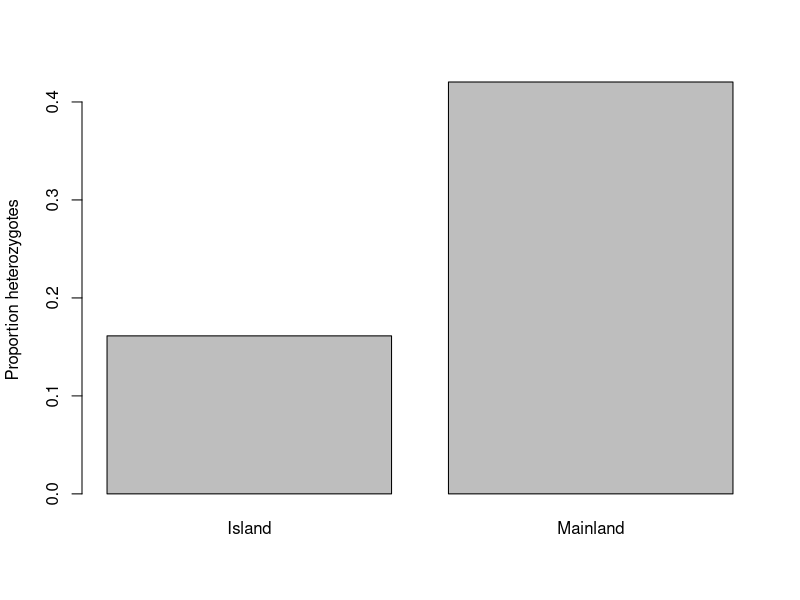

Source code (R): (Note: this script raises an error after producing the figure.)
## ---- chunk 1
setwd("~/Documents/Teaching/PopGenBerlin/Lectures/intro_to_r")
dd <- read.csv("Mainland_Island_SNP_data.csv")
## ---- chunk 2
head(dd)
str(dd)
## ---- chunk 3
dd$Pop
## ---- chunk 4
dd[45,]
## ---- chunk 5
dd[,2]
## ---- chunk 6
dd[22,3:ncol(dd)]
## ---- chunk 7
# Get the data for the first individual
ind1 <- dd[1,]

# Now ask whether Allele 1 and Allele 2 are identical
ind1$SNP_1.1 == ind1$SNP_1.2

## ---- chunk 8

dd$SNP_1.1 == dd$SNP_1.2

## ---- chunk 9

#Add a Heterozygosity column
SNP1_Het <- ifelse(dd$SNP_1.1 == dd$SNP_1.2,"Homozygote","Heterozygote")

#Check that it's worked
SNP1_Het

## ---- chunk 10
table(SNP1_Het) #Number of each genotype
table(dd$Pop) #Number of individuals in each population
table(SNP1_Het,dd$Pop) #Both combined

## ---- chunk 11
#Get the genotypes for each population
geno_counts <- table(SNP1_Het,dd$Pop)
geno_counts

#Pull out the heterozygote row
het_counts <- geno_counts["Heterozygote",]
het_counts

#Get total number of individuals per population
sample_sizes <- table(dd$Pop)
sample_sizes

#Now divide the two together
het_freqs <- het_counts/sample_sizes
het_freqs
## ---- chunk 12
barplot(het_freqs,ylab = "Proportion heterozygotes")
## ---- chunk 13
chisq.test(SNP1_Het,dd$Pop)
## ---- chunk 14
write.table(geno_counts,file = "~/Documents/Teaching/PopGenBerlinLGS/example_genotype_counts.txt")

write.csv(geno_counts,file = "~/Documents/Teaching/PopGenBerlinLGS/example_genotype_counts.csv")

## ---- chunk 15
write.table(geno_counts,file = "~/Documents/Teaching/PopGenBerlinLGS/example_genotype_counts.txt")

write.csv(geno_counts,file = "~/Documents/Teaching/PopGenBerlinLGS/example_genotype_counts.csv")

